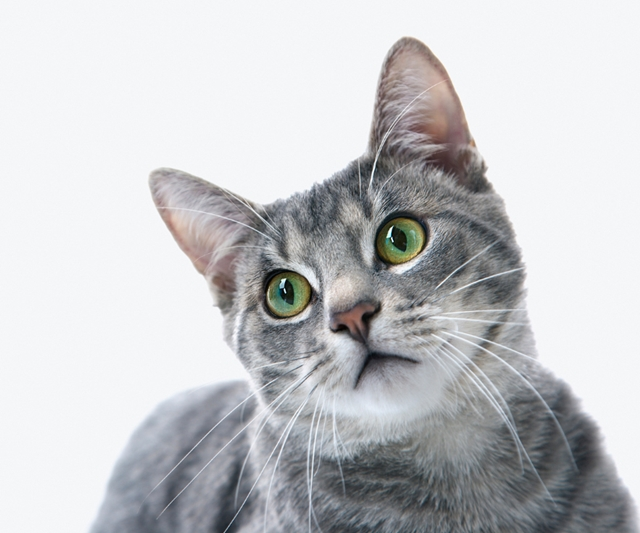
#> input picture OpenCV/code/chap07/image/1.jpg, 640 x 533 px, found by its file name
$ python 12.py   (older library calls are emulated)
#> lines starting #> are read from the running program, lines starting #| are printed output that depends on the picture; after the words box and inside, x2 and y2 are one past the last pixel; in counts of white or black regions, pixels touching at a corner belong together
import numpy as np, cv2

image = cv2.imread("/chap07/image/1.jpg", cv2.IMREAD_GRAYSCALE)
#> image: shape (533, 640); min 0, max 255, mean 198.6
if image is None : raise Exception("영상파일 읽기 오류")

lap = cv2.Laplacian(image, cv2.CV_16S, 1)
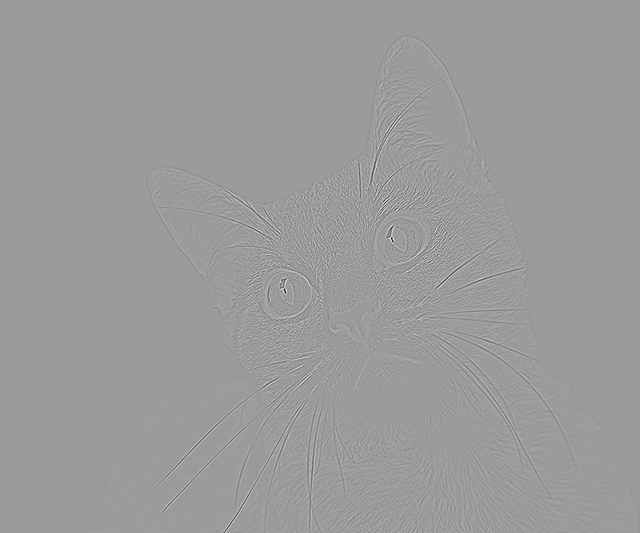
#> lap: shape (533, 640) int16; min -473, max 303, mean 0; drawn with min black and max white

gaus1 = cv2.GaussianBlur(image, (3, 3), 0)
gaus2 = cv2.GaussianBlur(image, (9, 9), 0)
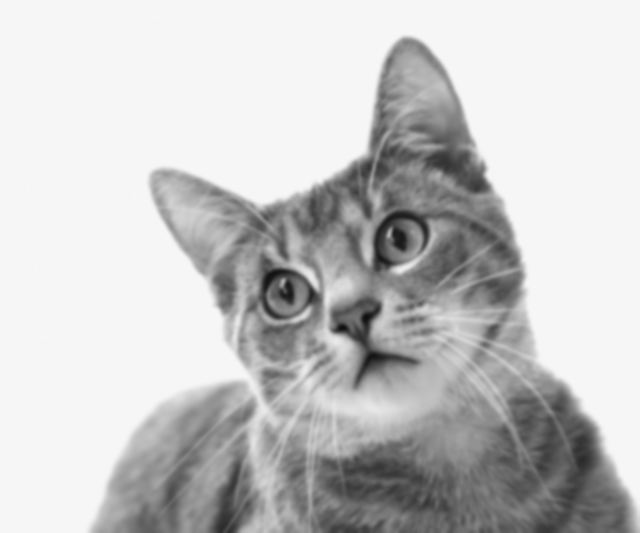
#> gaus2: shape (533, 640); min 14, max 247, mean 198.5
DoG = gaus1 - gaus2
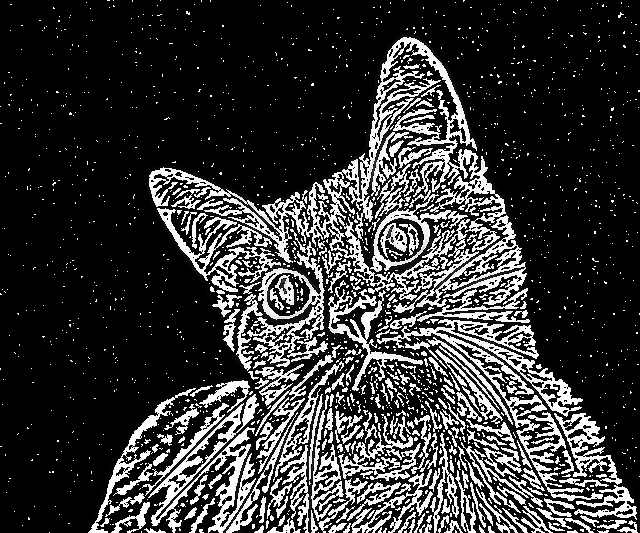
#> DoG: shape (533, 640); min 0, max 255, mean 53.7

canny = cv2.Canny(image, 100, 150)
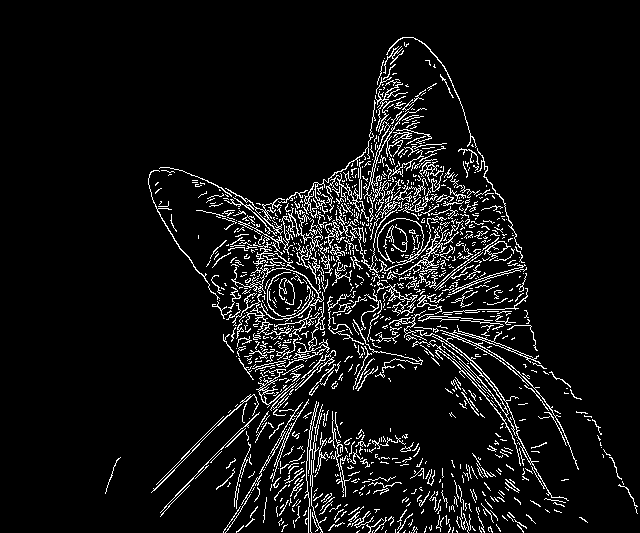
#> canny: shape (533, 640); 7.1% white in thin lines or dots, all inside (x1, y1, x2, y2) = (105, 37, 638, 533)

cv2.imshow("image", image)
cv2.imshow("Laplacian", lap.astype('uint8'))
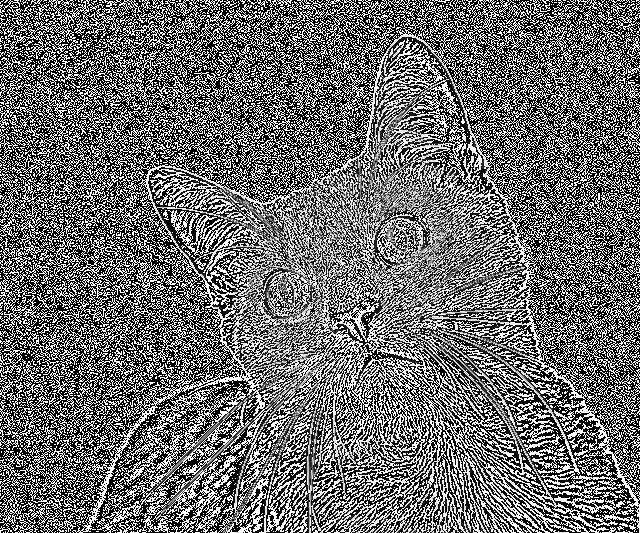
#> window 'Laplacian': shape (533, 640); min 0, max 255, mean 109.7
cv2.imshow("DoG", DoG.astype('uint8'))
cv2.imshow("Canny", canny.astype('uint8'))

cv2.waitKey()

$ run again, with OpenCV/code/chap07/image/2.jpg copied over OpenCV/code/chap07/image/1.jpg
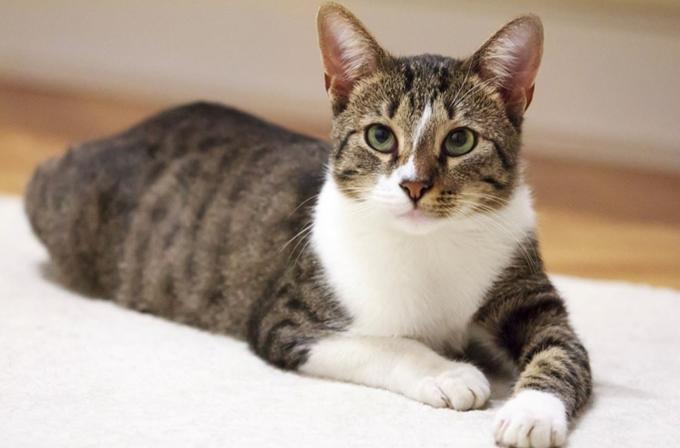
#> input picture OpenCV/code/chap07/image/2.jpg, 680 x 448 px, found by its file name
#> `canny = cv2.Canny(image, 100, 150)`:
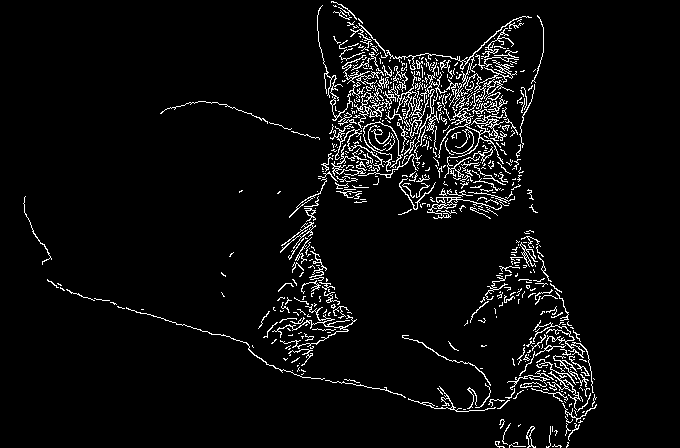
#> canny: shape (448, 680); 4.8% white in thin lines or dots, all inside (x1, y1, x2, y2) = (23, 1, 597, 448)
#> `cv2.imshow("Laplacian", lap.astype('uint8'))`:
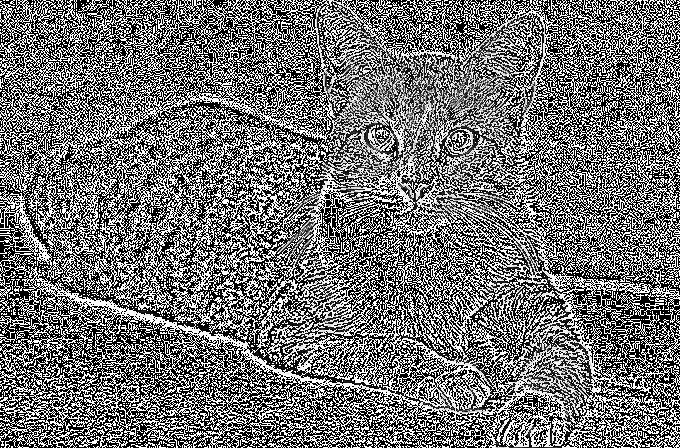
#> window 'Laplacian': shape (448, 680); min 0, max 255, mean 115.3

$ run again, with OpenCV/code/chap07/image/3.jpg copied over OpenCV/code/chap07/image/1.jpg
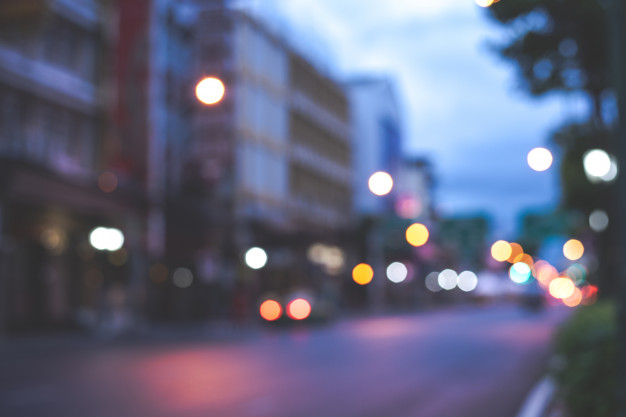
#> input picture OpenCV/code/chap07/image/3.jpg, 626 x 417 px, found by its file name
#> `canny = cv2.Canny(image, 100, 150)`:
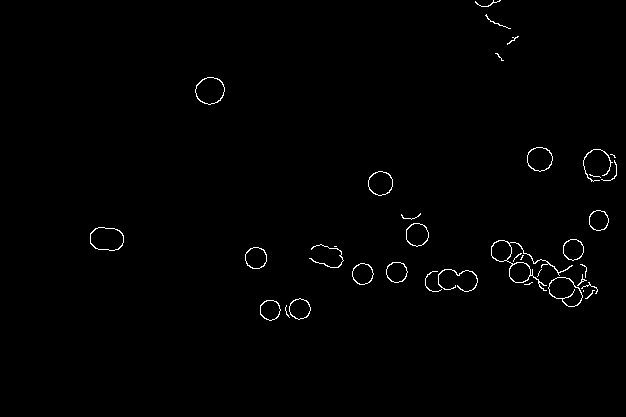
#> canny: shape (417, 626); 0.83% white in thin lines or dots, all inside (x1, y1, x2, y2) = (90, 0, 617, 321)
#> `cv2.imshow("Laplacian", lap.astype('uint8'))`:
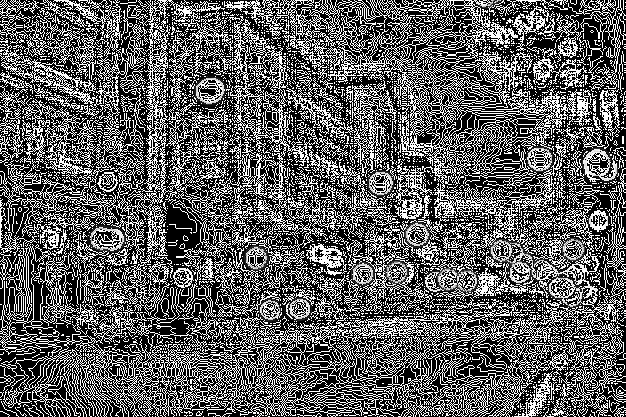
#> window 'Laplacian': shape (417, 626); min 0, max 255, mean 95.7

$ run again, with OpenCV/code/chap07/image/4.jpg copied over OpenCV/code/chap07/image/1.jpg
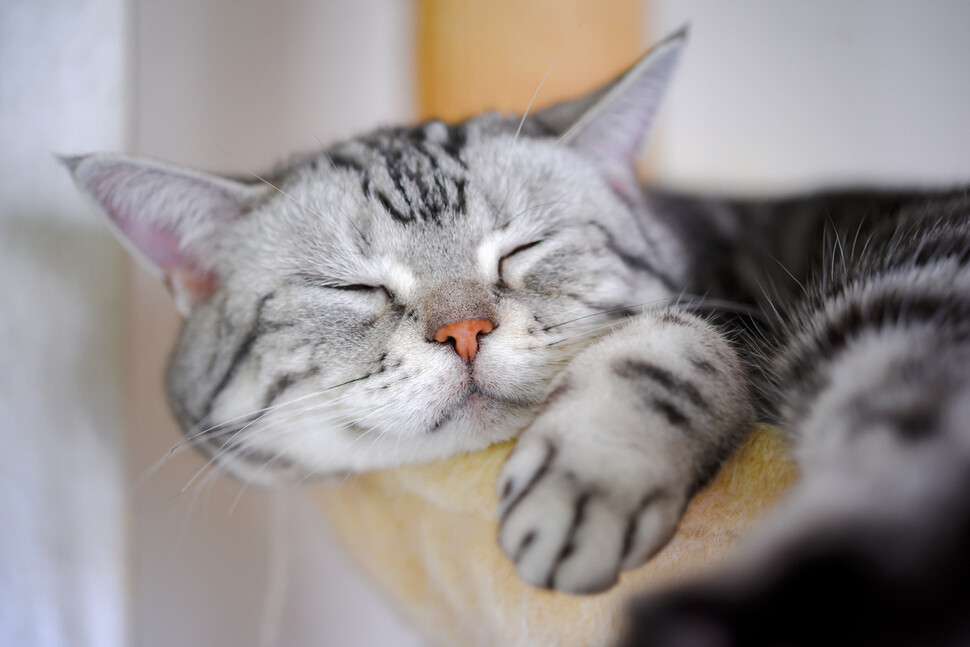
#> input picture OpenCV/code/chap07/image/4.jpg, 970 x 647 px, found by its file name
#> `canny = cv2.Canny(image, 100, 150)`:
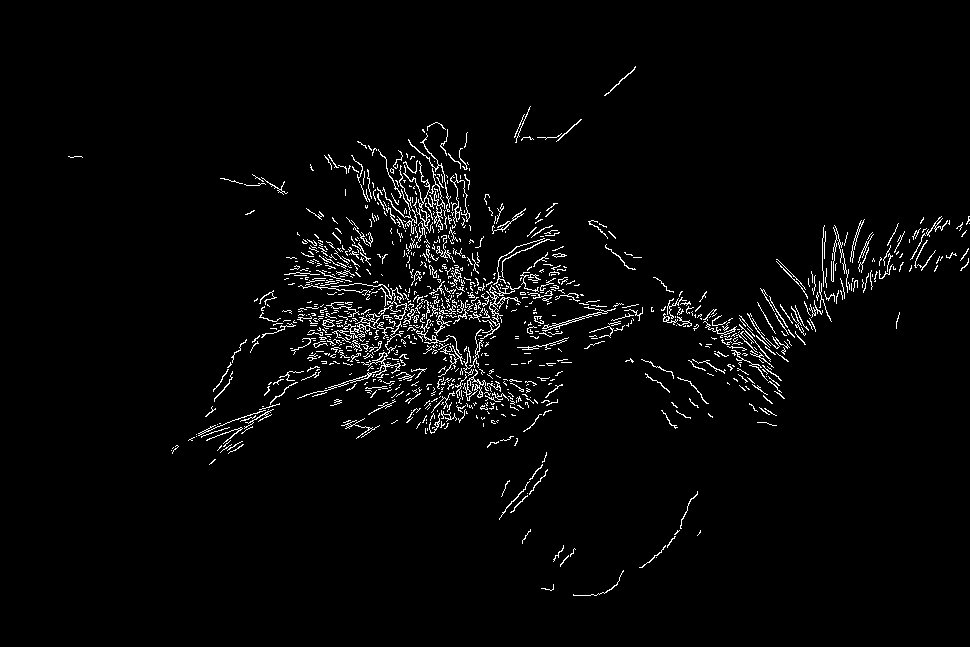
#> canny: shape (647, 970); 2.8% white in thin lines or dots, all inside (x1, y1, x2, y2) = (68, 66, 970, 596)
#> `cv2.imshow("Laplacian", lap.astype('uint8'))`:
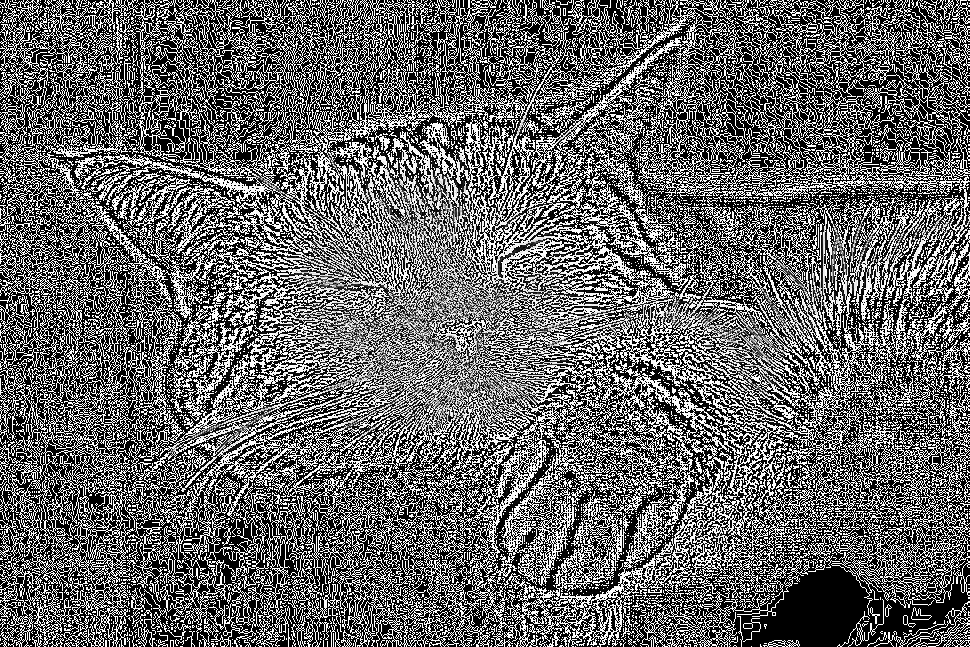
#> window 'Laplacian': shape (647, 970); min 0, max 255, mean 102.9
